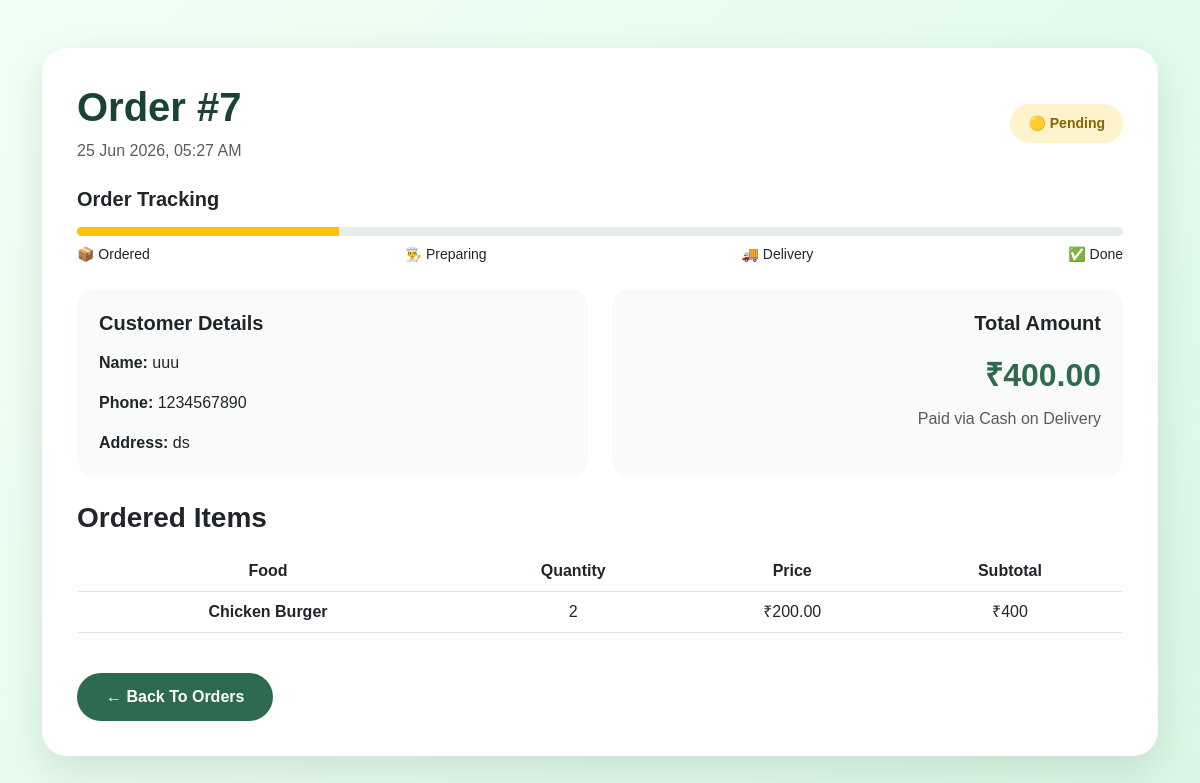
/order/7/ (signed in), run on the app's committed database.
### orders/models.py (models this page shows, shortened)
class Order(models.Model):
    STATUS_CHOICES = [
        ('Pending', 'Pending'),
        ('Preparing', 'Preparing'),
        ('Out for Delivery', 'Out for Delivery'),
        ('Delivered', 'Delivered'),
        ('Cancelled', 'Cancelled'),
    ]
    user = models.ForeignKey(
        User,
        on_delete=models.CASCADE,
        null=True,
        blank=True
    )
    customer_name = models.CharField(max_length=100)
    phone = models.CharField(max_length=15)
    address = models.TextField()
    total_amount = models.DecimalField(max_digits=10, decimal_places=2)
    status = models.CharField(max_length=20, choices=STATUS_CHOICES, default='Pending')
    created_at = models.DateTimeField(auto_now_add=True)

class OrderItem(models.Model):
    order = models.ForeignKey(Order, on_delete=models.CASCADE)
    food = models.ForeignKey(Food, on_delete=models.CASCADE)
    quantity = models.PositiveIntegerField(default=1)
    price = models.DecimalField(max_digits=10, decimal_places=2)

### menu/models.py (models this page shows, shortened)
class Food(models.Model):
    CATEGORY_CHOICES = [
        ('Breakfast', 'Breakfast'),
        ('Lunch', 'Lunch'),
        ('Dinner', 'Dinner'),
    ]
    name = models.CharField(max_length=100)
    category = models.CharField(max_length=20, choices=CATEGORY_CHOICES)
    price = models.DecimalField(max_digits=8, decimal_places=2)
    description = models.TextField()
    image = models.ImageField(upload_to='foods/')
    available = models.BooleanField(default=True)

### orders/views.py (the view)
# urls.py: path('order/<int:order_id>/', order_detail, name='order_detail'),
@login_required
def order_detail(request, order_id):
    order = get_object_or_404(Order, id=order_id, user=request.user)
    items = OrderItem.objects.filter(order=order)
    return render(request, 'order_detail.html', {
        'order': order,
        'items': items
    })

### templates/order_detail.html (shortened to what this page needs)
<!DOCTYPE html>
<html>
<head>
    <link href="https://cdn.jsdelivr.net/npm/bootstrap@5.3.0/dist/css/bootstrap.min.css" rel="stylesheet">
</head>
<body>
<div class="container py-5">
    <div class="main-card">
        <div class="d-flex justify-content-between align-items-center mb-4 flex-wrap gap-3">
            <div>
                <h1 class="order-title">Order #{{ order.id }}</h1>
                <p class="text-muted mb-0">{{ order.created_at|date:"d M Y, h:i A" }}</p>
            </div>
            {% if order.status == "Pending" %}
                <span class="status Pending">🟡 Pending</span>
            {% elif order.status == "Preparing" %}
                <span class="status Preparing">👨‍🍳 Preparing</span>
            {% elif order.status == "Out for Delivery" %}
                <span class="status Out-for-Delivery">🚚 Out for Delivery</span>
            {% elif order.status == "Delivered" %}
                <span class="status Delivered">✅ Delivered</span>
            {% else %}
                <span class="status Cancelled">❌ Cancelled</span>
            {% endif %}
        </div>
        <div class="mb-4">
            <h5 class="fw-bold">Order Tracking</h5>
            <div class="progress mt-3">
                {% if order.status == "Pending" %}
                    <div class="progress-bar bg-warning" style="width:25%"></div>
                {% elif order.status == "Preparing" %}
                    <div class="progress-bar bg-info" style="width:50%"></div>
                {% elif order.status == "Out for Delivery" %}
                    <div class="progress-bar bg-primary" style="width:75%"></div>
                {% elif order.status == "Delivered" %}
                    <div class="progress-bar bg-success" style="width:100%"></div>
                {% endif %}
            </div>
            <div class="d-flex justify-content-between mt-2">
                <small>📦 Ordered</small>
                <small>👨‍🍳 Preparing</small>
                <small>🚚 Delivery</small>
                <small>✅ Done</small>
            </div>
        </div>
        <div class="row g-4 mb-4">
            <div class="col-md-6">
                <div class="info-box">
                    <h5 class="fw-bold mb-3">Customer Details</h5>
                    <p><strong>Name:</strong> {{ order.customer_name }}</p>
                    <p><strong>Phone:</strong> {{ order.phone }}</p>
                    <p class="mb-0"><strong>Address:</strong> {{ order.address }}</p>
                </div>
            </div>
            <div class="col-md-6">
                <div class="info-box text-md-end">
                    <h5 class="fw-bold mb-3">Total Amount</h5>
                    <div class="price">₹{{ order.total_amount }}</div>
                    <p class="text-muted mt-2 mb-0">Paid via Cash on Delivery</p>
                </div>
            </div>
        </div>
        <h3 class="fw-bold mb-3">Ordered Items</h3>
        <table class="table table-hover align-middle text-center">
            <thead>
                <tr>
                    <th>Food</th>
                    <th>Quantity</th>
                    <th>Price</th>
                    <th>Subtotal</th>
                </tr>
            </thead>
            <tbody>
            {% for item in items %}
                <tr>
                    <td class="fw-bold">{{ item.food.name }}</td>
                    <td>{{ item.quantity }}</td>
                    <td>₹{{ item.price }}</td>
                    <td>₹{% widthratio item.price 1 item.quantity %}</td>
                </tr>
            {% endfor %}
            </tbody>
        </table>
        <a href="{% url 'my_orders' %}" class="btn back-btn mt-4">
            ← Back To Orders
        </a>
    </div>
</div>
</body>
</html>

### templates/order_detail.html (style rules this page uses)
body { background: linear-gradient(135deg, #f1fff4, #d9f7e3); min-height: 100vh; font-family: Arial, sans-serif; }
.main-card { background: white; border-radius: 25px; padding: 35px; box-shadow: 0 15px 40px rgba(0,0,0,0.10); }
.order-title { color: #1b4332; font-weight: 800; }
.price { color: #2d6a4f; font-size: 32px; font-weight: 800; }
.status { padding: 9px 18px; border-radius: 30px; font-weight: 700; font-size: 14px; }
.Pending { background:#fff3cd; color:#856404; }
.info-box { background:#f8fbf9; border-radius:18px; padding:22px; height:100%; }
.progress { height:9px; border-radius:20px; }
.table thead { background:#2d6a4f; color:white; }
.back-btn { background:#2d6a4f; color:white; border-radius:30px; padding:11px 28px; font-weight:700; }

### data on the page
Order: id "7", created_at "25 Jun 2026, 05:27 AM", customer_name "uuu", phone "1234567890", address "ds", total_amount "400.00"
OrderItem: food.name "Chicken Burger", quantity "2", price "200.00", price+quantity "400"
